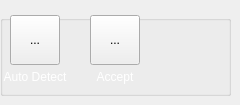
          <widget class="QWidget" name="pageLandMark">
           <widget class="QGroupBox" name="gboxLandmark">
            <property name="geometry">
             <rect>
              <x>0</x>
              <y>15</y>
              <width>231</width>
              <height>81</height>
             </rect>
            </property>
            <property name="title">
             <string/>
            </property>
            <widget class="QLabel" name="label_8">
             <property name="geometry">
              <rect>
               <x>-5</x>
               <y>50</y>
               <width>80</width>
               <height>25</height>
              </rect>
             </property>
             <property name="text">
              <string>&lt;html&gt;&lt;head/&gt;&lt;body&gt;&lt;p align=&quot;center&quot;&gt;&lt;span style=&quot; font-size:9pt; color:#ffffff;&quot;&gt;Auto Detect&lt;/span&gt;&lt;/p&gt;&lt;/body&gt;&lt;/html&gt;</string>
             </property>
            </widget>
            <widget class="QToolButton" name="btnAutoDetect">
             <property name="geometry">
              <rect>
               <x>10</x>
               <y>0</y>
               <width>50</width>
               <height>50</height>
              </rect>
             </property>
             <property name="text">
              <string>...</string>
             </property>
             <property name="icon">
              <iconset>
               <normaloff>:/newPrefix/Icons/auto detect.svg</normaloff>:/newPrefix/Icons/auto detect.svg</iconset>
             </property>
             <property name="iconSize">
              <size>
               <width>32</width>
               <height>32</height>
              </size>
             </property>
            </widget>
            <widget class="QToolButton" name="btnAcceptNodes">
             <property name="geometry">
              <rect>
               <x>90</x>
               <y>0</y>
               <width>50</width>
               <height>50</height>
              </rect>
             </property>
             <property name="text">
              <string>...</string>
             </property>
             <property name="icon">
              <iconset>
               <normaloff>:/newPrefix/Icons/accept.svg</normaloff>:/newPrefix/Icons/accept.svg</iconset>
             </property>
             <property name="iconSize">
              <size>
               <width>32</width>
               <height>32</height>
              </size>
             </property>
            </widget>
            <widget class="QLabel" name="label_17">
             <property name="geometry">
              <rect>
               <x>85</x>
               <y>50</y>
               <width>60</width>
               <height>25</height>
              </rect>
             </property>
             <property name="text">
              <string>&lt;html&gt;&lt;head/&gt;&lt;body&gt;&lt;p align=&quot;center&quot;&gt;&lt;span style=&quot; font-size:9pt; color:#ffffff;&quot;&gt;Accept&lt;/span&gt;&lt;/p&gt;&lt;/body&gt;&lt;/html&gt;</string>
             </property>
            </widget>
           </widget>
          </widget>
